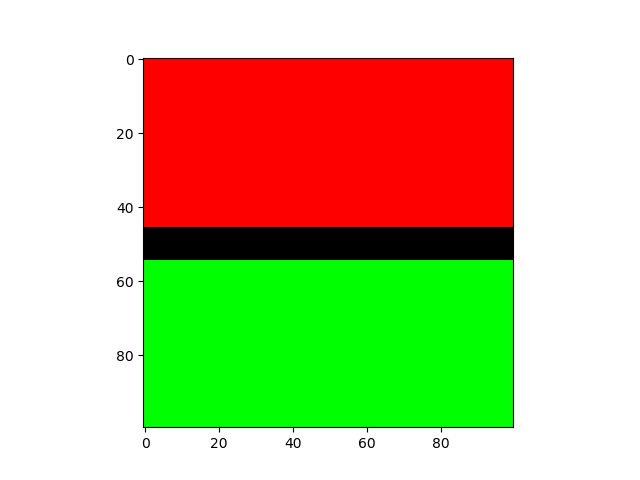
#> input picture 3parttest/frame 0.png, 640 x 480 px; its folder holds only this picture in this run
$ python -i VectorizedSimulation.py   (imports and definitions only)
#> lines starting #> are read from the running program, lines starting #| are printed output that depends on the picture
"""
This file defines the particle and simulation classes that allow users
to run a variety of simulation types. The available types are as follows:
    -TwoParticleGS: Simulates normal Gray-Scott (2B + A --> 3B, feed rate for A, kill rate for B)
    -ThreeParticleFirstOrder: Simulates a reaction involving 3 particles (A + B --> C) that is first order in A and B
    -ThreeParticleSecondOrder: Simulates a reaction involving 3 particles (A + B --> C) that is second order in A and first order in B
    -ThreeParticleFirstOrderWithCatalyst: Simulates a reaction involving 3 particles (A + B --> C) that is first order in substrates and occurs in presence of catalyst
    -Custom: Allows user to define input parameters
All simulations are saved in video format, as are plots of relative concentrations of all species involved and a plot of the rate of formation of product (if one is involved).

Written by Collin Schlager (schlager@stanford.edu) and Foster Birnbaum (fosb@stanford.edu) -- 12/6/2019
The backbone of the particle class was written by instructors of CS279 in Fall 2019
"""

from tqdm import tqdm
from matplotlib import pyplot as plt
import subprocess
import numpy as np
from scipy import ndimage
import sklearn.preprocessing as sk
import scipy.stats as stats
import os
import glob
import sys
import logging
import shutil
import argparse
import matplotlib.animation as animation
import config
# [1 line not run here, left out]

"""
Defines the particle class that contains information on a specific particle in the simulation.
Each particle is defined as an nX by nY grid, with values in each grid box representing the
concentration of that particle at that position.
"""
class Particle(object):
    def __init__(self, nX=25, nY=25, diffusion=1.0):
        self.nX = nX
        self.nY = nY
        self.blocks = np.zeros((nX, nY), dtype=np.float64)
        self.diffusion = diffusion


# [6 lines left out: function open_file, not called in this run]


"""
Defines the Simulation object that runs a reaction-diffusion simulation according
to user input parameters. For a list of sample input parameters, please see top of file comment.
"""
class Simulation(object):
    def __init__(self, n=2, order=-1, diffusions=[1, 1], feed=0.0545, kill=0.03, activationEnergies=[1, 1],
                 temp=298, length=200, maxConc=3, startingConcs=config.STARTING_CONCS,
                 laplace_matrix=config.DEFAULT_LAPLACE_MATRIX, init=config.DEFAULT_INIT,
                 normalize_values=True, updates_per_frame=1):

        # Class parameters
        self.numParticles = n
        self.order = order
        self.length = length
        self.maxConc = maxConc
        self.startingConcs = startingConcs
        self.feed = feed
        self.kill = kill
        self.activationEnergies = activationEnergies
        self.temp = temp
        self.laplace_matrix = laplace_matrix
        self.laplacians = np.zeros((n, length, length), np.float64)
        self.init = init
        self.normalize_values = normalize_values
        self.updates_per_frame = updates_per_frame

        # Init particles
        self.particleList = []
        for i in range(n):
            self.particleList.append(Particle(nX=length, nY=length, diffusion=diffusions[i]))

        # Set initial particle state
        self.set_initial_state()

    def set_initial_state(self):
        """
        Sets the initial state of the particle objects for the simulation.
        """
        # If user wants even intialization, put first two particles to starting concentration everywhere
        if self.init == "even":
            for particle in range(self.numParticles - 1):
                self.particleList[particle].blocks = self.startingConcs[particle]*np.ones((self.length, self.length), dtype="float")


        # If user wants seperated initialization, put first particle to starting concentration on one half
        # and second to starting concentration on other half (with small gap in between)
        elif self.init == "seperated":
            for i in range(self.length):
                for j in range(self.length):
                    if (i < self.length * 0.5 - self.length * 0.05):
                        self.particleList[0].blocks[i, j] = self.startingConcs[0]
                    elif (i > self.length * 0.5 + self.length * 0.05):
                        self.particleList[1].blocks[i, j] = self.startingConcs[1]
        # If user wants cellular initialization, establish a region in the center with first particle present
        # and from which it cannot diffuse out of, and set second particle to a very high concentration
        # elsewhere in the grid
        elif "cellular" in self.init:
            for i in range(self.length):
                for j in range(self.length):
                    if (self.length * 0.5 - self.length * 0.06 <= i <= self.length * 0.5 + self.length * 0.06 and
                            self.length * 0.5 - self.length * 0.06 <= j <= self.length * 0.5 + self.length * 0.06):
                        self.particleList[0].blocks[i, j] = self.startingConcs[0]
                    elif (i < self.length * 0.1) and (j < self.length * 0.1):
                        self.particleList[1].blocks[i, j] = self.startingConcs[1]

        # If user wants random intialization, randomly assign (with mean of starting concentration)
        # concentration of first two particled everywhere
        elif self.init == "random":
            for particle in range(self.numParticles - 1):
                self.particleList[particle].blocks = np.random.normal(self.startingConcs[particle], 0.5,
                                                                      size=(self.length, self.length))

        # If user wants point mass, put first particle to 1 everywhere and second particle to 0
        # everywhere except a small region in center
        elif self.init == "pointMass":
            for i in range(self.length):
                for j in range(self.length):
                    self.particleList[0].blocks[i, j] = 1
                    if (self.length * 0.5 - i) ** 2 + (self.length * 0.5 - j) ** 2 <= self.length * 0.05:
                        self.particleList[1].blocks[i, j] = 1
                        self.particleList[0].blocks[i, j] = 0
                    else:
                        self.particleList[1].blocks[i, j] = 0

    # [85 lines left out: functions run, run_matplotlib, not called in this run]

    def get_frame(self, frame):

        # perform multiple update steps per frame to speed up simulation
        for step in range(self.updates_per_frame):
            self.update()

        for i in range(self.numParticles):
            self.particleConcentrations[frame, i] = np.sum(self.particleList[i].blocks)

        # If past current frame, get rate of product formation
        if (frame > 0):
            self.rate[frame-1] = self.particleConcentrations[frame, -1] - self.particleConcentrations[frame - 1, -1]

        if self.normalize_values:
            max_val = np.max(self.particleList[1].blocks)
            min_val = np.min(self.particleList[1].blocks)
            if np.isclose(max_val, min_val):
                im_data = np.zeros(self.particleList[1].blocks.size).reshape(self.length, self.length)
            else:
                im_data = (self.particleList[1].blocks - min_val) / (max_val - min_val)
        else:
            im_data = self.particleList[1].blocks

        self.im.set_array(im_data)
        """
        plt.figure()
        im = plt.imshow(self.particleList[1].blocks)
        plt.savefig(str(frame) + '.png')
        plt.close()
        """
        return [self.im]

    def update(self):
        """
        Update step. Updates blocks of all types of particles using the framework input by user.
        :return: None
        """
        concentrationUpdates = self.get_particle_derivatives()
        for particle in range(self.numParticles):
            self.particleList[particle].blocks += concentrationUpdates[particle]

    def compute_laplacians(self):
        """
        Compute the laplacians for all particles using the 3x3 convolution matrix.
        :return: None
        """

        for particle in range(self.numParticles):
            curGrid = self.particleList[particle].blocks

            # If init was set to cellular, then for the first and third particles
            # restrict movement to the center of the grid (i.e., the nucleus)
            # and for all other particles, do not allow movement outside the cell
            if "cellular" in self.init:
                if (particle == 0) or (particle == 2):
                    grid = self.particleList[particle].blocks
                    nucleus = grid[int(self.length*0.5 - self.length*0.06):int(self.length*0.5 + self.length*0.06), int(self.length*0.5 - self.length*0.06):int(self.length*0.5 + self.length*0.06)]
                    self.laplacians[particle,:,:] = np.zeros((self.length, self.length), np.float64)
                    self.laplacians[particle,int(self.length*0.5 - self.length*0.06):int(self.length*0.5 + self.length*0.06),int(self.length*0.5 - self.length*0.06):int(self.length*0.5 + self.length*0.06)] = ndimage.convolve(nucleus, self.laplace_matrix, mode='wrap')
                else:
                    #If user specific restricted cellular, use the restricted laplacian matrices
                    if "restricted" in self.init:
                        self.laplacians[particle,:,:] = ndimage.convolve(curGrid, config.RESTRICTED_LAPLACE_MATRIX,  mode='wrap')
                    else:
                        self.laplacians[particle,:,:] = ndimage.convolve(curGrid, self.laplace_matrix, mode='wrap')
            else:
                self.laplacians[particle, :, :] = ndimage.convolve(curGrid, self.laplace_matrix, mode='wrap')

            # Values too close to zero are set to zero
            self.particleList[particle].blocks = self.particleList[particle].blocks.round(decimals=300)


    # [10 lines left out: function compute_maxwell, not called in this run]

    def get_particle_derivatives(self):

        self.compute_laplacians()

        # Get starting concentrations and laplacian values
        conc_A = np.copy(self.particleList[0].blocks)
        conc_B = np.copy(self.particleList[1].blocks)
        conc_C = np.copy(self.particleList[2].blocks) if self.numParticles > 2 else 0
        lapA = self.laplacians[0, :, :]
        lapB = self.laplacians[1, :, :]
        lapC = self.laplacians[2, :, :] if self.numParticles > 2 else 0

        if (self.order == -1):

            dAdt = self.particleList[0].diffusion * lapA \
                   - conc_A * np.square(conc_B) \
                   + self.feed * (1 - conc_A)

            dBdt = self.particleList[1].diffusion * lapB \
                   + conc_A * np.square(conc_B) \
                   - (self.kill + self.feed) * conc_B

            dCdt = 0

        elif(self.order == 1):

            # masks for reactions happening
            curEnergy = self.compute_maxwell()
            react_AB = curEnergy > self.activationEnergies[0]
            react_C = curEnergy > self.activationEnergies[1]

            dAdt = self.particleList[0].diffusion*lapA
            dBdt = self.particleList[1].diffusion*lapB
            dCdt = self.particleList[2].diffusion*lapC
            conc_A += dAdt
            conc_B += dBdt
            conc_C += dCdt
            dAdt = dAdt - react_AB*conc_A*conc_B + react_C*conc_C
            dBdt = dBdt - react_AB*conc_A*conc_B + react_C*conc_C
            dCdt = dCdt + react_AB*conc_A*conc_B - react_C*conc_C

        elif(self.order == 2):

            curEnergy = self.compute_maxwell()
            react_AB = curEnergy > self.activationEnergies[0]
            react_C = curEnergy > self.activationEnergies[1]

            dAdt = self.particleList[0].diffusion*lapA
            dBdt = self.particleList[1].diffusion*lapB
            dCdt = self.particleList[2].diffusion*lapC
            conc_A += dAdt
            conc_B += dBdt
            conc_C += dCdt
            dAdt = dAdt - 2*(react_AB * conc_A**2 * conc_B) + 2*(react_C * conc_C)
            dBdt = dBdt - react_AB * conc_A**2 * conc_B + react_C * conc_C
            dCdt = dCdt + react_AB * conc_A**2 * conc_B - react_C * conc_C

        else:
            raise ValueError("Reaction order not recognized.")

        return [dAdt, dBdt, dCdt]


# [20 lines not run here, left out]

>>> import cv2
>>> picture = cv2.imread('3parttest/frame 0.png', cv2.IMREAD_GRAYSCALE)
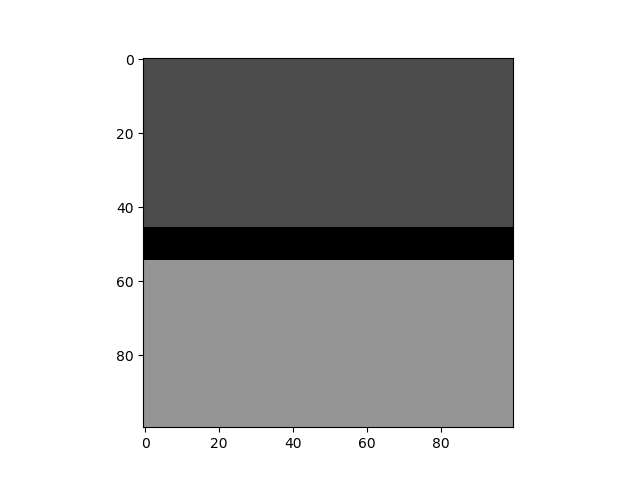
#> picture: shape (480, 640); min 0, max 255, mean 185.7
>>> result = Simulation().get_frame(picture)
#> in __init__, `self.laplace_matrix = laplace_matrix`: self.laplace_matrix = [[0.05, 0.2, 0.05], [0.2, -1, 0.2], [0.05, 0.2, 0.05]]
#> (the run stopped early here; a loop or call above may not have finished)
